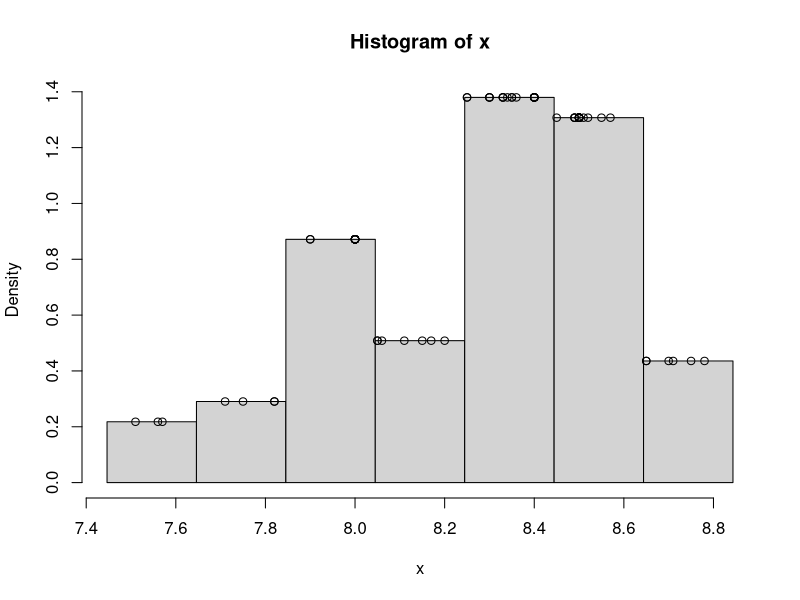
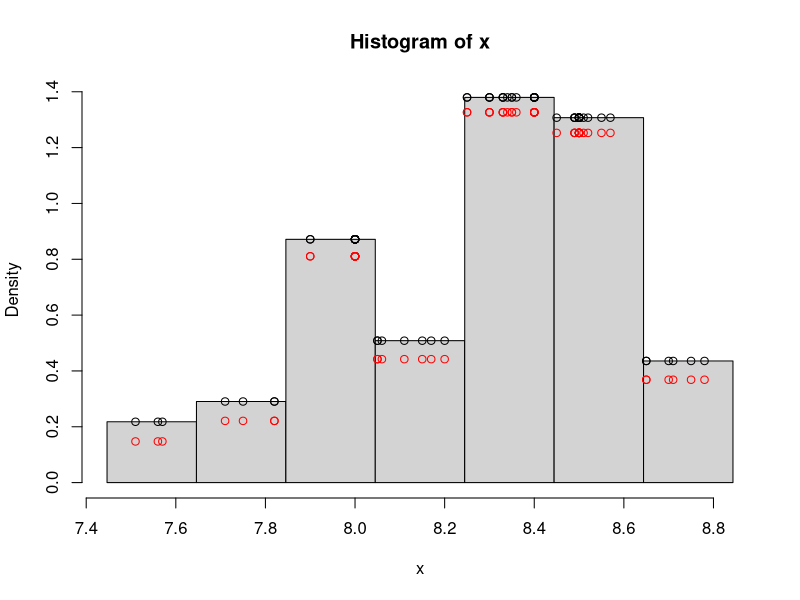
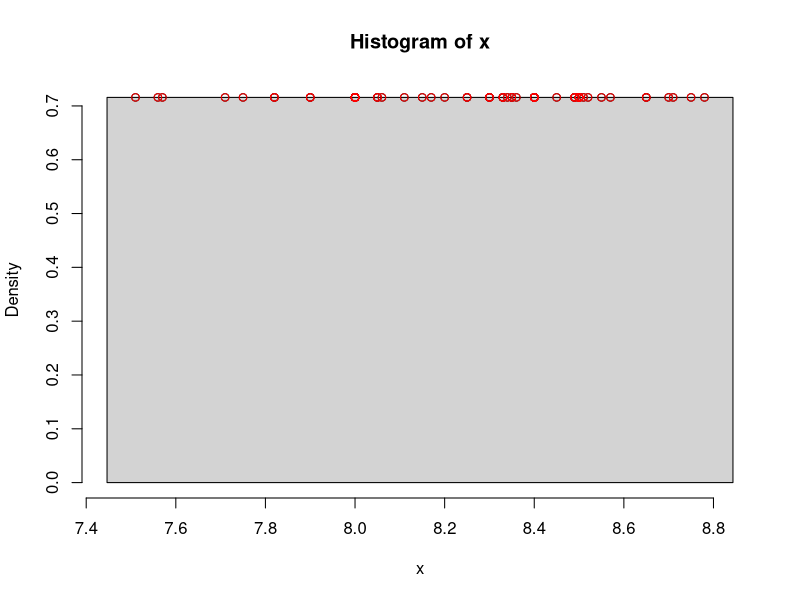
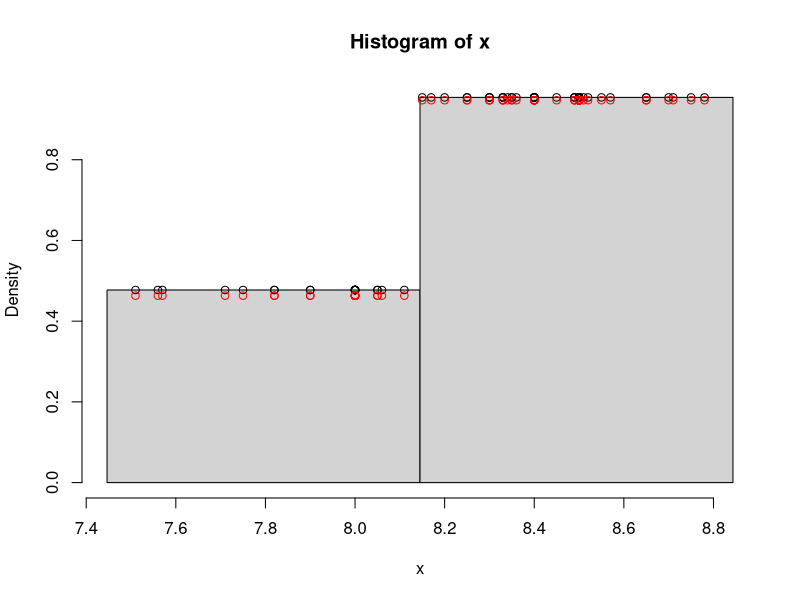
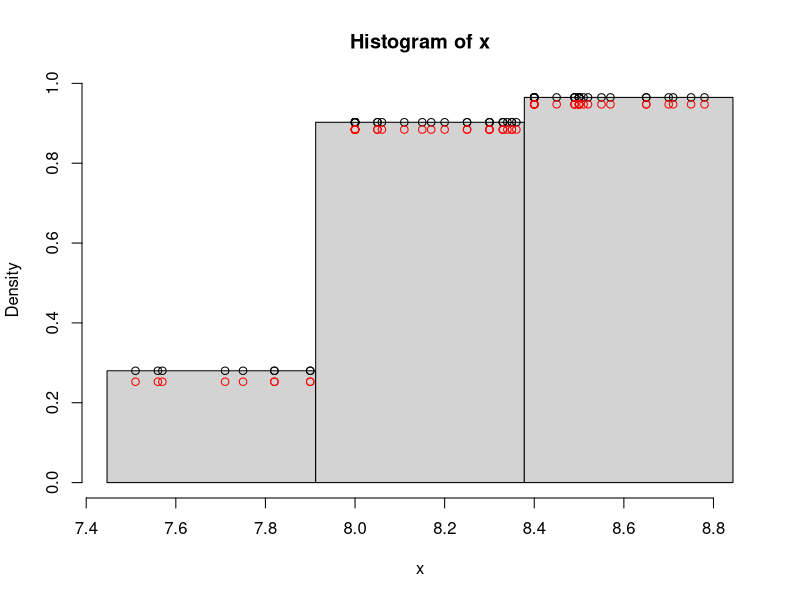
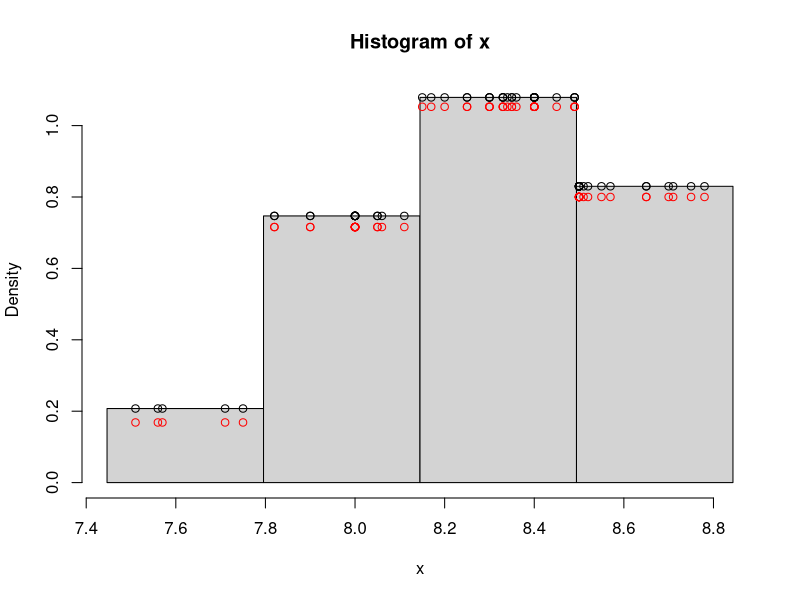
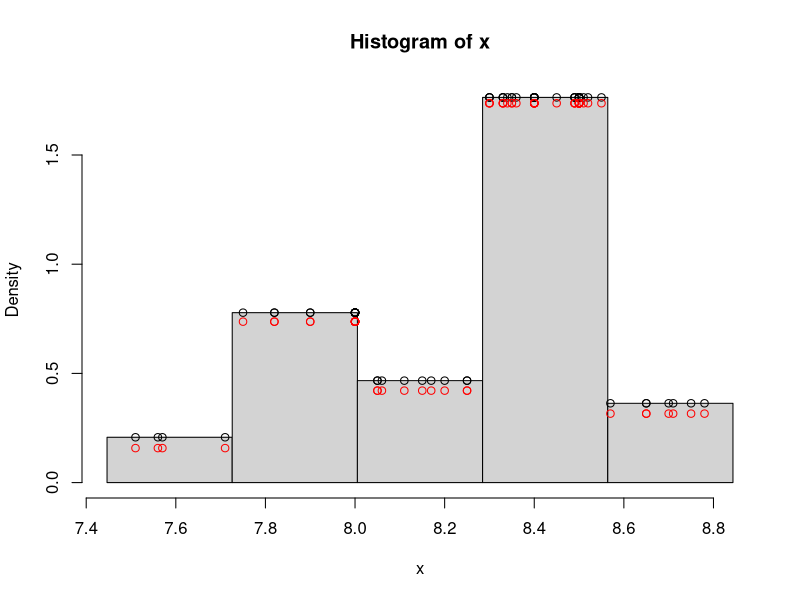
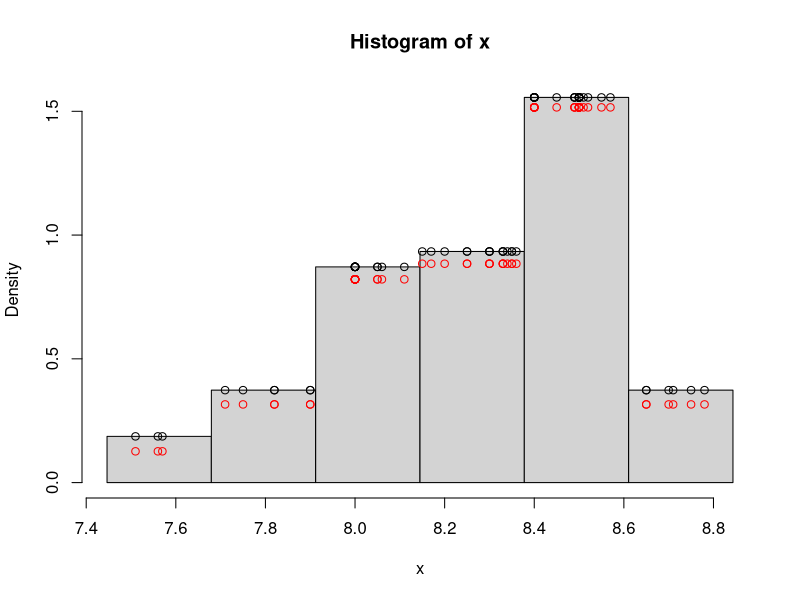

Write R code to recreate these figures, in order.
## ---- chunk 1
knitr::opts_chunk$set(echo = TRUE)
## ---- chunk 2
cdrate.df <-read.table("./cdrate.dat.txt")
# head(cdrate.df)
x <- cdrate.df[,1]
# sort(CDrate)
# # Stem-and-Leaf plot
# stem(CDrate)
## ---- chunk 3
A <- min(x)-.05*diff(range(x)) 
Z <- max(x)+.05*diff(range(x))
nbr <- 7

hx <- hist(x,breaks=seq(A,Z,length=nbr+1),freq=F)
hx_f <- stepfun(hx$breaks,c(0,hx$density,0))
points(x, hx_f(x))
## ---- chunk 4
hx_f2<-(length(x)/(length(x)-1)* hx_f(x))- 1/((length(x)-1)*(hx$breaks[2]-hx$breaks[1]))

A <- min(x)-.05*diff(range(x)) 
Z <- max(x)+.05*diff(range(x))
nbr <- 7
hx <- hist(x,breaks=seq(A,Z,length=nbr+1),freq=F)
hx_f <- stepfun(hx$breaks,c(0,hx$density,0))
points(x, hx_f(x))
points(x, hx_f2, col="red")
## ---- chunk 5
looCV_log_lik_7 <- sum(log(hx_f2))
looCV_log_lik_7
## ---- chunk 6
#sum of the product of the hx_f2 vector plot histograms for different number of breaks nbr

log_liks = list()

for (nbr in c(1:15)){
  #A <- min(hx_f2)-.05*diff(range(hx_f2)) 
  #Z <- max(hx_f2)+.05*diff(range(hx_f2))
  hx_i <- hist(x,breaks=seq(A,Z,length=nbr+1),freq=F, plot = FALSE)
  hx_f_i <- stepfun(hx_i$breaks,c(0,hx_i$density,0))
  n <- length(x)
  b <- hx_i$breaks[2]-hx_i$breaks[1]
  hx_f2_i <- n/(n-1)*hx_f_i(x) - 1/((n-1)*b)
  print(min(hx_f2_i))
  
  hx_i <- hist(x,breaks=seq(A,Z,length=nbr+1),freq=F)
  points(x, hx_f_i(x))
  points(x, hx_f2_i, col='red')

  looCV_log_lik <- sum(log(hx_f2_i))
  log_liks <- append(log_liks, looCV_log_lik)
}
plot(seq(1, 15), log_liks)
nbr_opt <- which.max(log_liks)
hist(x,breaks=seq(A,Z,length=nbr_opt+1),freq=F)

# TODO: - avoid production of NaNs, 
#       - is it a problem that 'freq' is not used for some cases?

## ---- chunk 7
b_set <- seq((Z-A)/15, (Z-A), length=30)

for(b in b_set){
  hx <- hist(x, breaks=seq(A, Z+b, by=b), plot=F)
  plot(hx, freq = FALSE)
}

## ---- chunk 8
# TODO

